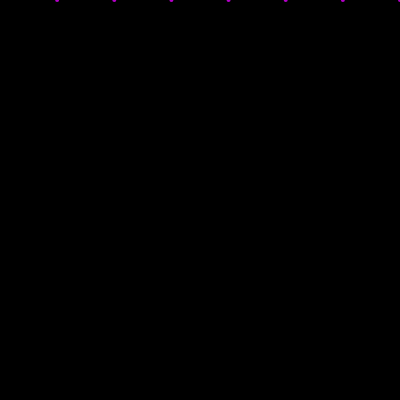
Frame 1 (no input)
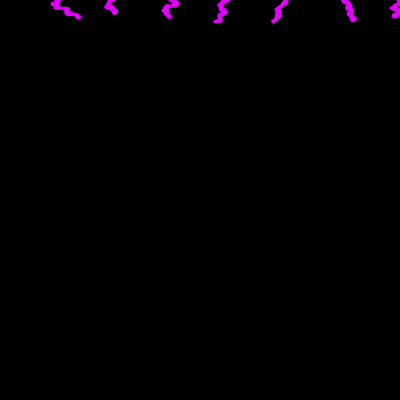
Frame 60 (no input)
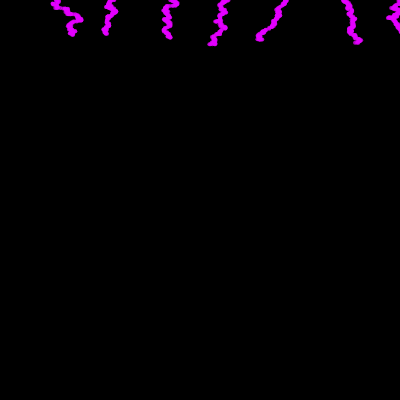
Frame 120 (the mouse pressed at the canvas centre since frame 60)

The p5.js sketch that drew these frames (run headless with seeded random() and noise() and a simulated clock; from frame 60 on, the mouse is pressed at the canvas centre):

// p5.js sketch
// ── sketch.js
var lightningBolts = new Array();
var childBolts = new Array();
var maxBolts = 7;

function setup() {
    // put setup code here
    createCanvas(400, 400);
    background(0);
    for (var i = 0; i < maxBolts; i++) {
        var start = (i + 1) * (width / maxBolts);
        lightningBolts[i] = createVector(start, 0);
    }
}

function draw() {
    // put drawing code here
    var totalHits=0;
    for (var i = 0; i < lightningBolts.length; i++) {
        stroke(228, 0, 255,200);
        fill(255);
        strokeWeight(4);
        point(lightningBolts[i].x, lightningBolts[i].y);
   
        var randomVector = p5.Vector.random2D();
        var variation=random(1,3);
        randomVector.x = random(-variation, variation);
        randomVector.y = constrain(randomVector.y, 0, 500);
        lightningBolts[i].add(randomVector);

        if(lightningBolts[i].y >= height){
            totalHits++;
        }
    }

    if(totalHits== maxBolts){
        console.log("finished");
        noLoop();
    }
}
